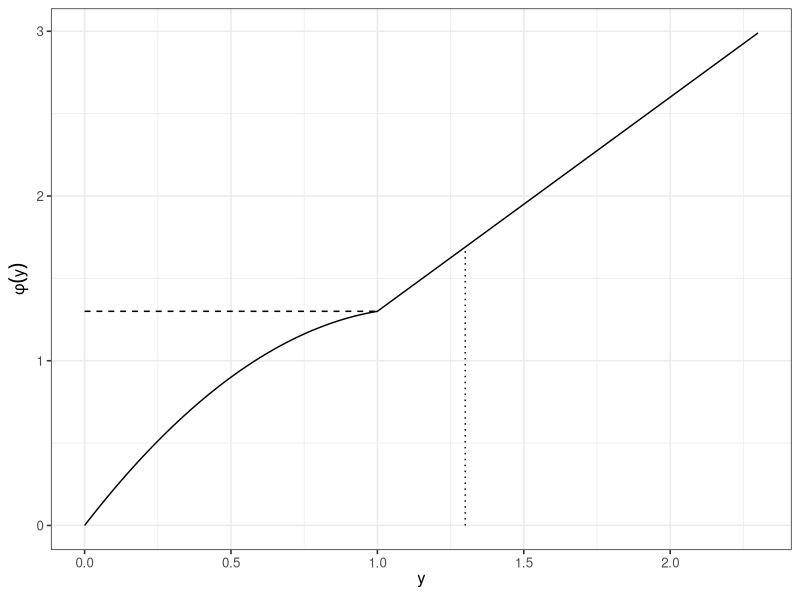
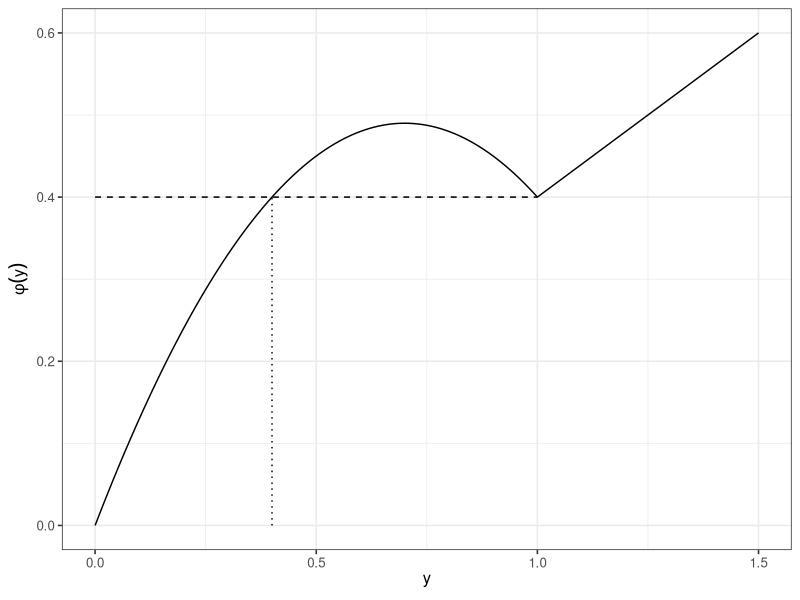

Source code (R) for these figures, in order:
library(ggplot2)
##Tema
science_theme = theme(panel.grid.major = element_line(size = 0.5, 
                                                      color = "grey"), 
                      axis.line = element_line(size = 0.7, 
                                               color = "black"), 
                      legend.position = c(0.85,0.7), 
                      text = element_text(size = 14),
                      axis.ticks=element_blank(),
                      axis.text=element_blank())+
        theme_bw(base_size = 12, base_family = "Helvetica") 

##Función fi
fifunction <- function(y,ro){
        y*(max(0,1-y)+ro)
}

##Función parecida a sapply
fivalues <- function(ro){
        y <- seq(0,max(ro,0.5)+1,0.01)
        fi <- sapply(y, function(x) fifunction(x,ro) ) 
        data.frame(y, fi)
}

##Función que grafica
graphicfiy <- function(ro,file){
        g <- ggplot()+
                geom_path(data = fivalues(ro),aes(y,fi))+
                geom_path(data = data.frame(x = c(0,1), 
                                            y = c(ro,ro)),
                          aes(x,y),
                          linetype = 2)+
                geom_path(data = data.frame(x = c(ro,ro),
                                            y = c(0,fifunction(ro,ro))),
                          aes(x,y),
                          linetype = 3)+
                ylab(expression(symbol(phi)(y)))+
                xlab(expression(y))+
                science_theme
        ggsave(plot=g,file,width = 3,height = 3)       
}

##Grafica fi(y) con valores de ro diferentes
graphicfiy(1.3,"ThesisICE/images/chapter5/romore.pdf")
graphicfiy(0.4,"ThesisICE/images/chapter5/roless.pdf")

